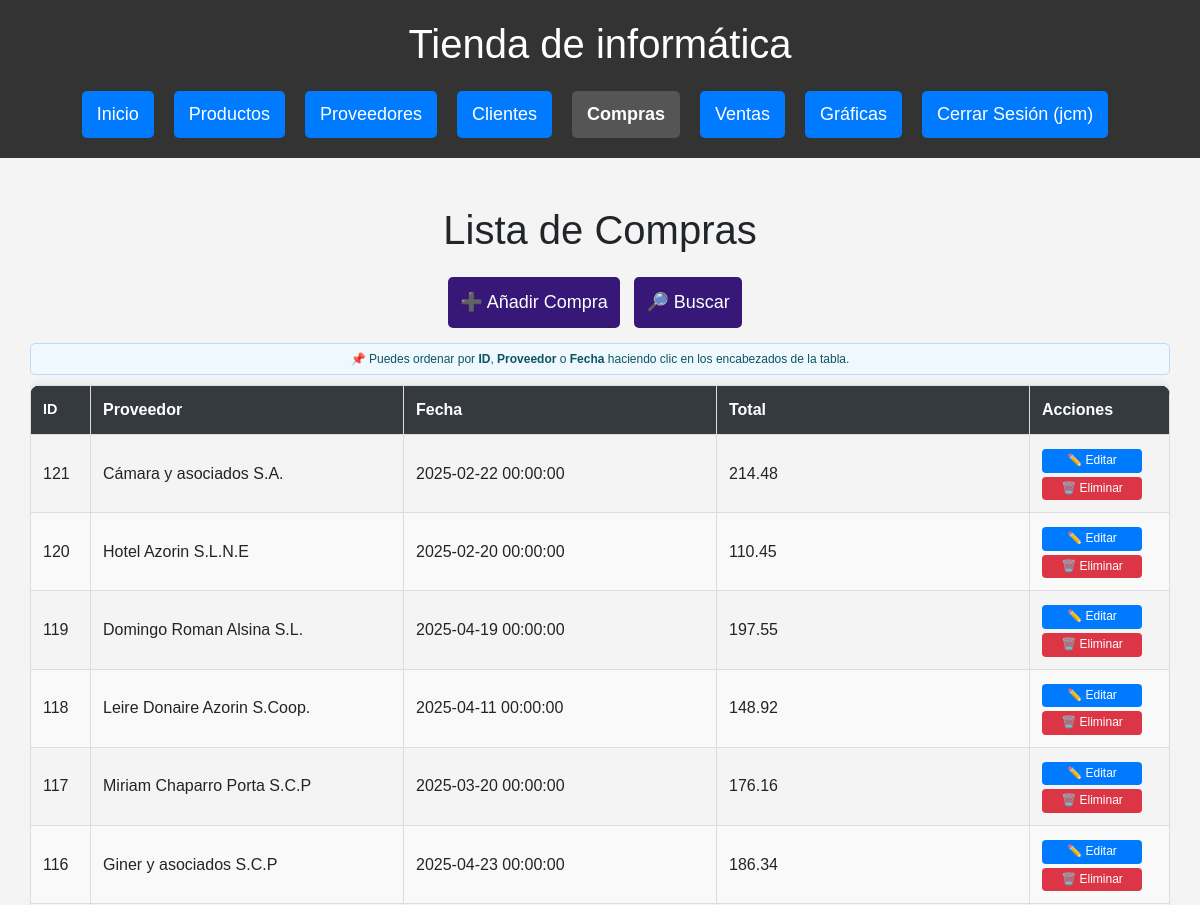
The page /compras (signed in, upper part) on the database as committed earlier.
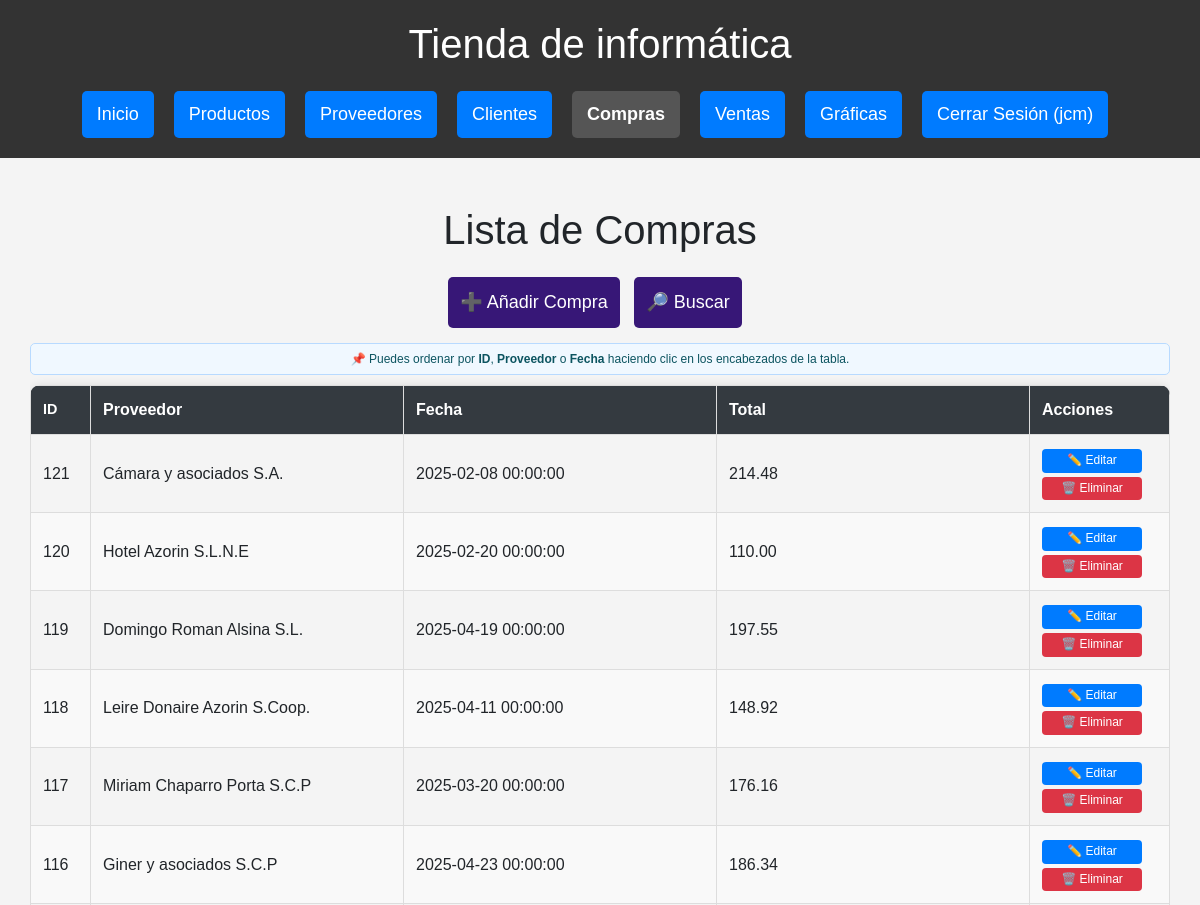
The same page on the database as committed later.
### db.py (models this page shows)
class Compra(Base):
    __tablename__ = "Compra"
    __table_args__ = {'extend_existing': True}
    id = Column(Integer, primary_key=True)
    producto_id = Column(Integer, ForeignKey('Producto.id'), nullable=False)
    proveedor_id = Column(Integer, ForeignKey('Proveedor.id'), nullable=False)
    precio = Column(Numeric(10, 2), nullable=False)
    cantidad = Column(Integer, nullable=False)
    total = Column(Numeric(10, 2), nullable=False)
    fecha = Column(DateTime, default=func.now())
    producto = relationship("Producto")
    proveedor = relationship("Proveedor")

class Proveedor(Base):
    __tablename__ = "Proveedor"
    id = Column(Integer, primary_key=True)
    nombre = Column(String(150), unique=True, nullable=False)
    contacto = Column(String(150))
    telefono = Column(String(20))
    email = Column(String(150), unique=True)
    cif = Column(String(20), unique=True, nullable=False)
    direccion = Column(String(200))

### routes/compras.py (the view)
@compras_bp.route('/compras')
@login_required
def compras():
    proveedor = request.args.get("proveedor")
    pagina = int(request.args.get("pagina", 1))
    orden = request.args.get("orden", "id")
    direccion = request.args.get("direccion", "desc")
    por_pagina = 30
    query = sesion.query(Compra).join(Proveedor)
    if proveedor:
        query = query.filter(Proveedor.nombre.ilike(f"%{proveedor}%"))
    def aplicar_orden(campo):
        return campo.desc() if direccion == "desc" else campo.asc()
    if orden == "proveedor":
        query = query.order_by(aplicar_orden(Proveedor.nombre))
    elif orden == "fecha":
        query = query.order_by(aplicar_orden(Compra.fecha))
    else:
        query = query.order_by(aplicar_orden(Compra.id))
    total_compras = query.count()
    compras = query.offset((pagina - 1) * por_pagina).limit(por_pagina).all()
    hay_anterior = pagina > 1
    hay_siguiente = (pagina * por_pagina) < total_compras
    return render_template("compras/compras.html",
        compras=compras,
        pagina=pagina,
        hay_anterior=hay_anterior,
        hay_siguiente=hay_siguiente,
        proveedor=proveedor,
        orden=orden,
        direccion=direccion
    )

### db.py (called while the page is built)
def login_required(f):
    @wraps(f)
    def decorated_function(*args, **kwargs):
        if 'usuario' not in session:
            flash('Por favor, inicie sesión para acceder a esta página.', 'error')
            return redirect(url_for('login'))
        return f(*args, **kwargs)
    return decorated_function

### templates/compras/compras.html (shortened to what this page needs)
{% extends 'base.html' %}
{% block content %}
<div class="container mt-4">
    <h1>Lista de Compras</h1>
    <div class="botones-superiores">
        <a href="{{ url_for('compras.nueva_compra') }}" class="btn btn-add">➕ Añadir Compra</a>
        <a href="#form-busqueda-proveedor" class="btn btn-add">🔎 Buscar</a>
    </div>
    <div class="tabla-responive">
        <table class="tabla-estilizada">
            <div class="alerta-orden">
              📌 Puedes ordenar por <strong>ID</strong>, <strong>Proveedor</strong> o <strong>Fecha</strong> haciendo clic en los encabezados de la tabla.
            </div>
            {% set nueva_direccion = 'desc' if direccion == 'asc' else 'asc' %}
            <thead>
              <tr>
                <th class="col-id">
                  <a href="{{ url_for('compras.compras', orden='id', direccion=nueva_direccion, pagina=pagina) }}">ID</a>
                </th>
                <th>
                  <a href="{{ url_for('compras.compras', orden='proveedor', direccion=nueva_direccion, pagina=pagina) }}">Proveedor</a>
                </th>
                <th>
                  <a href="{{ url_for('compras.compras', orden='fecha', direccion=nueva_direccion, pagina=pagina) }}">Fecha</a>
                </th>
                <th>Total</th>
                <th class="col-acciones">Acciones</th>
              </tr>
            </thead>
            <tbody>
                {% for compra in compras %}
                <tr>
                    <td>{{ compra.id }}</td>
                    <td>{{ compra.proveedor.nombre }}</td>
                    <td>{{ compra.fecha }}</td>
                    <td>{{ compra.total }}</td>
                    <td>
                        <a href="{{ url_for('compras.editar_compra', id=compra.id) }}" class="btn-edit">✏️ Editar</a>
                        <form action="{{ url_for('compras.eliminar_compra', id=compra.id) }}" method="POST" class="form-delete">
                            <button type="submit" class="btn-delete" onclick="return confirm('¿Eliminar esta compra?');">🗑️ Eliminar</button>
                        </form>
                    </td>
                </tr>
                {% endfor %}
            </tbody>
        </table>
    </div>
</div>
{% endblock %}

Rows that differ between the two databases and show on the page:
changed Compra "Cámara y asociados S.A.": fecha "2025-02-22 00:00:00" → "2025-02-08 00:00:00"
changed Compra "Hotel Azorin S.L.N.E": total "110.45" → "110.00"
